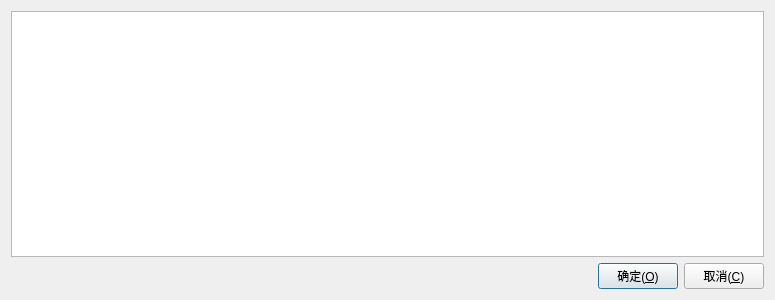
<?xml version="1.0" encoding="UTF-8"?>
<ui version="4.0">
 <class>dlg_new_net</class>
 <widget class="QDialog" name="dlg_new_net">
  <property name="geometry">
   <rect>
    <x>0</x>
    <y>0</y>
    <width>775</width>
    <height>300</height>
   </rect>
  </property>
  <property name="windowTitle">
   <string>网口选择</string>
  </property>
  <layout class="QGridLayout" name="gridLayout">
   <item row="0" column="0">
    <layout class="QVBoxLayout" name="verticalLayout">
     <item>
      <widget class="QTableWidget" name="tableWidget">
       <property name="editTriggers">
        <set>QAbstractItemView::NoEditTriggers</set>
       </property>
      </widget>
     </item>
     <item>
      <layout class="QHBoxLayout" name="horizontalLayout">
       <item>
        <spacer name="horizontalSpacer">
         <property name="orientation">
          <enum>Qt::Horizontal</enum>
         </property>
         <property name="sizeHint" stdset="0">
          <size>
           <width>40</width>
           <height>20</height>
          </size>
         </property>
        </spacer>
       </item>
       <item>
        <widget class="QPushButton" name="pushButton_ok">
         <property name="text">
          <string>确定(&amp;O)</string>
         </property>
         <property name="icon">
          <iconset resource="sim_iec61850.qrc">
           <normaloff>:/sim_iec61850/Resources/20070402165925169.gif</normaloff>:/sim_iec61850/Resources/20070402165925169.gif</iconset>
         </property>
        </widget>
       </item>
       <item>
        <widget class="QPushButton" name="pushButton_cancel">
         <property name="text">
          <string>取消(&amp;C)</string>
         </property>
         <property name="icon">
          <iconset resource="sim_iec61850.qrc">
           <normaloff>:/sim_iec61850/Resources/del.gif</normaloff>:/sim_iec61850/Resources/del.gif</iconset>
         </property>
        </widget>
       </item>
      </layout>
     </item>
    </layout>
   </item>
  </layout>
 </widget>
 <layoutdefault spacing="6" margin="11"/>
 <resources>
  <include location="sim_iec61850.qrc"/>
 </resources>
 <connections/>
</ui>
